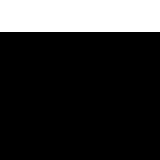

A 2D game scene composited from a Tiled map and its tileset images. What follows is a short description and the map's XML, with every tile layer's data as written:
An orthogonal 5x5 tile map with 32x32 px tiles, 1 tile layer (layer1) and 1 object.

<map version="1.2" tiledversion="1.2.4" orientation="orthogonal" renderorder="right-down" width="5" height="5" tilewidth="32" tileheight="32" infinite="0" nextlayerid="2" nextobjectid="1">
 <tileset firstgid="1" name="singleWhite" tilewidth="32" tileheight="32" tilecount="1" columns="1">
  <image source="singleWhite.png" width="32" height="32" />
  <tile id="0">
   <objectgroup draworder="index">
    <object id="1" x="0.0" y="0.0" width="32.0" height="32.0" />
   </objectgroup>
  </tile>
 </tileset>
 <layer id="1" name="layer1" width="5" height="5">
  <data encoding="csv">
1,1,1,1,1,
0,0,0,0,0,
0,0,0,0,0,
0,0,0,0,0,
0,0,0,0,0
</data>
 </layer>
</map>
